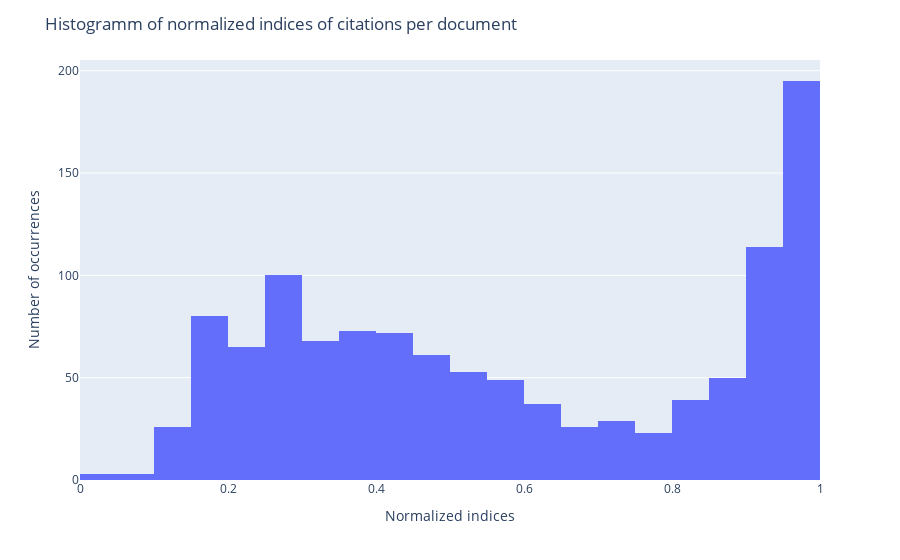

Notebook cell for this chart:
### Markdown cell above
### citations per sentence: 
with an avg of ~20 citations and 2300 words per doc, and assuming 15 words per sentence there is a citation every ~7 sentences

### citation positions 
(relative to document length)
only for documents between length 800 and 1000

### Code cell
def normalize_nested_indices(x, txt):
    length = len(txt)
    tmp = find_all(txt, "@cit@")
    # find all indices of substring str in txt
    tmp = [el /length for el in tmp]
    return tmp

# drop docuements with num_words > 1000
df_short = df[df['num_words'] < 1500]
df_short = df_short[df_short['num_words'] > 1200]

df_short['normalized_indices'] = df_short.apply(lambda x: normalize_nested_indices(x['citation_indices'], x['txt']), axis=1)

flattened = flatten(df_short['normalized_indices'].to_list())

# draw same plot in plotly
fig = px.histogram(x=flattened, nbins=20)
fig.update_layout(title_text="Histogramm of normalized indices of citations per document")
fig.update_yaxes(title_text="Number of occurrences")
fig.update_xaxes(title_text="Normalized indices")
fig.show()

figures.append(fig)

### Figure 1 — Plotly figure (JSON) as saved in the notebook; plotly's stock layout.template omitted (floating-point values rounded to 4 significant figures; data arrays with more than 128 entries replaced by an {"elided": "..."} marker saying what was removed)
{"data": [{"alignmentgroup": "True", "bingroup": "x", "hovertemplate": "x=%{x}<br>count=%{y}<extra></extra>", "legendgroup": "", "marker": {"color": "#636efa", "pattern": {"shape": ""}}, "name": "", "nbinsx": 20, "offsetgroup": "", "orientation": "v", "showlegend": false, "type": "histogram", "x": {"elided": "1166 float values"}, "xaxis": "x", "yaxis": "y"}], "layout": {"barmode": "relative", "legend": {"tracegroupgap": 0}, "margin": {"t": 60}, "title": {"text": "Histogramm of normalized indices of citations per document"}, "xaxis": {"anchor": "y", "domain": [0, 1], "title": {"text": "Normalized indices"}}, "yaxis": {"anchor": "x", "domain": [0, 1], "title": {"text": "Number of occurrences"}}}}
